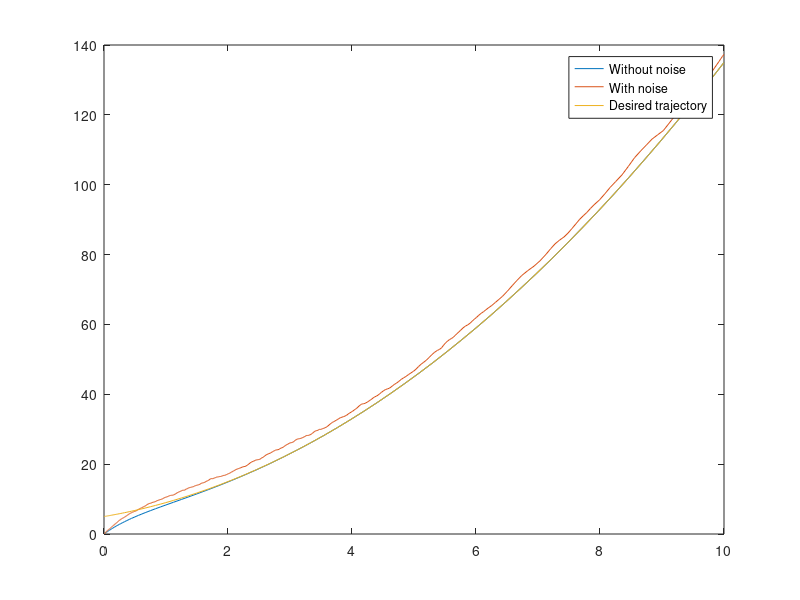

This figure's MATLAB source:
clear
clc
close all

[t1,y1] = ode45(@(t,y1) 2*t+3+2*(t^2+3*t+5-y1),[0,10],0);

[t2,y2] = ode45(@(t,y2) 2*t+3+2*(t^2+3*t+5-y2)+10*rand,[0,10],0);

plot(t1,y1)
hold on
plot(t2,y2)
plot(t1,t1.^2+3*t1+5)
legend('Without noise','With noise','Desired trajectory')